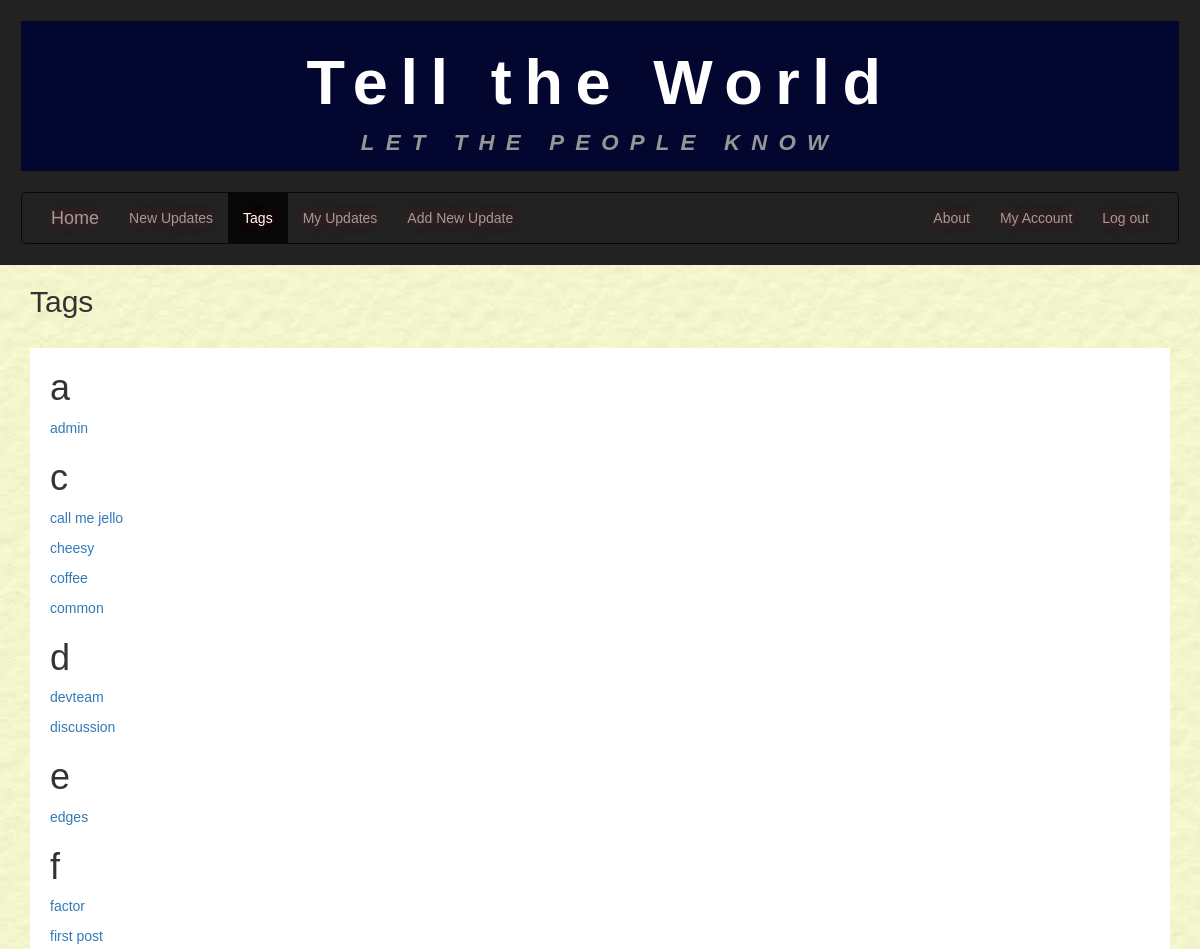
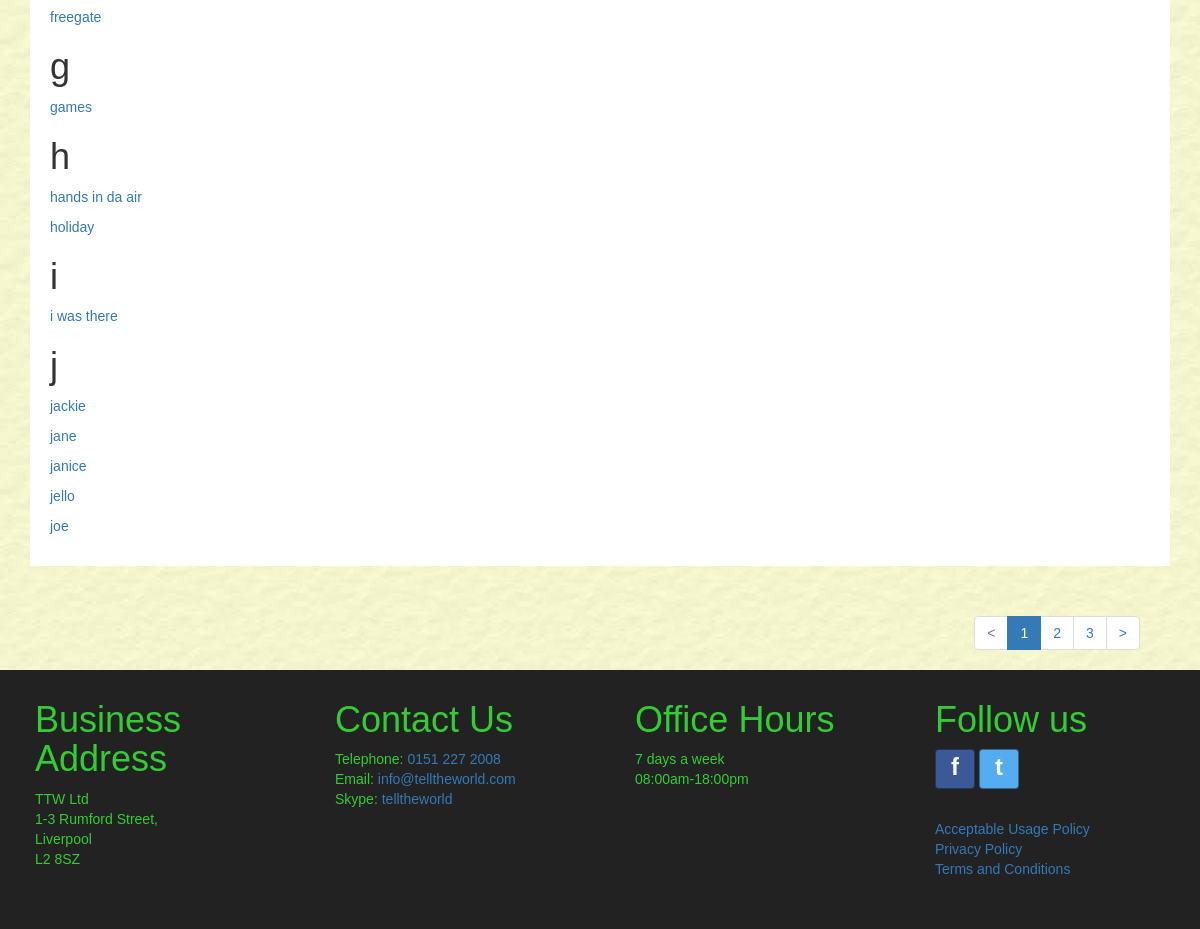
Screenshot of /tags/ (signed in) with the database file from the repository (2 pictures, top to bottom).
### tellings/models.py (models this page shows, shortened)
class Tag(models.Model):
    tagID = models.AutoField(primary_key=True, db_column='tagID')
    tagName = models.CharField(max_length=15)
    @property
    def first_char(self):
        return self.tagName[0]
    class Meta:
        ordering = ['tagName']
        verbose_name = "Tag"
        verbose_name_plural = "Tags"

### tellings/views.py (the view)
# urls.py: path('tags/', TagListView.as_view(), name='tags'),
class TagListView(LoginRequiredMixin, generic.ListView):
    model = Tag
    paginate_by = 20
    http_method_names = ['get', 'post']

### tellings/templatetags/my_tags.py (called while the page is built)
@register.simple_tag(takes_context=True)
def param_replace(context, **kwargs):
    d = context['request'].GET.copy()
    for k, v in kwargs.items():
        d[k] = v
    for k in [k for k, v in d.items() if not v]:
        del d[k]
    return d.urlencode()

### tellings/templates/tellings/tag_list.html (shortened to what this page needs)
{% extends 'tellings/base.html' %}
{% block content %}
  <div class="container-fluid main-content">
    <div class="container allUserUpdates" id="userUpdates">
      <h2>Tags</h2>
      <div class="row white-inner-container">
        {% if tag_list %}
          {% regroup tag_list by first_char as first_char_list %}
          {% for sort_by_first_char in first_char_list %}
            <h1>{{ sort_by_first_char.grouper }}</h1>
              {% for item in sort_by_first_char.list %}
                <p>
                  <a href="{% url 'tellings:newupdates' %}?tagName={{ item.tagName }}" name="{{ item.tagName }}">{{ item.tagName }}</a>
                </p>
              {% endfor %}
           {% endfor %}
        {% else %}
          <p>No results found.</p>
        {% endif %}
      </div>
    </div>
  </div>
{% endblock %}

### tellings/static/tellings/css/style.css (style rules this page uses)
* { font-family: Arial, Helvetica, sans-serif; margin: 0; padding: 0; color: #333; }
body { background-image: url('../imgs/bgimage.jpg'); }
.container-fluid { margin: 0em; padding-left: 0px; padding-right: 0px; }
.main-content { min-height: 550px; }
.row { margin: 0em; }
.white-inner-container { margin-top: 30px; margin-bottom: 30px; padding: 20px; padding-top: 0em; background-color: #FFF; }

### rows the page displays
Tag: tagName "admin"
Tag: tagName "call me jello"
Tag: tagName "cheesy"
Tag: tagName "coffee"
Tag: tagName "common"
Tag: tagName "devteam"
Tag: tagName "discussion"
Tag: tagName "edges"
Tag: tagName "factor"
Tag: tagName "first post"
Tag: tagName "freegate"
Tag: tagName "games"
Tag: tagName "hands in da air"
Tag: tagName "holiday"
Tag: tagName "i was there"
Tag: tagName "jackie"
Tag: tagName "jane"
Tag: tagName "janice"
Tag: tagName "jello"
Tag: tagName "joe"

### other values shown
{{ sort_by_first_char.grouper }} "a" "c" "d" "e" "f" "g" "h" "i" "j"
{{ i }} "1"
{{ i }} "2" "3"
